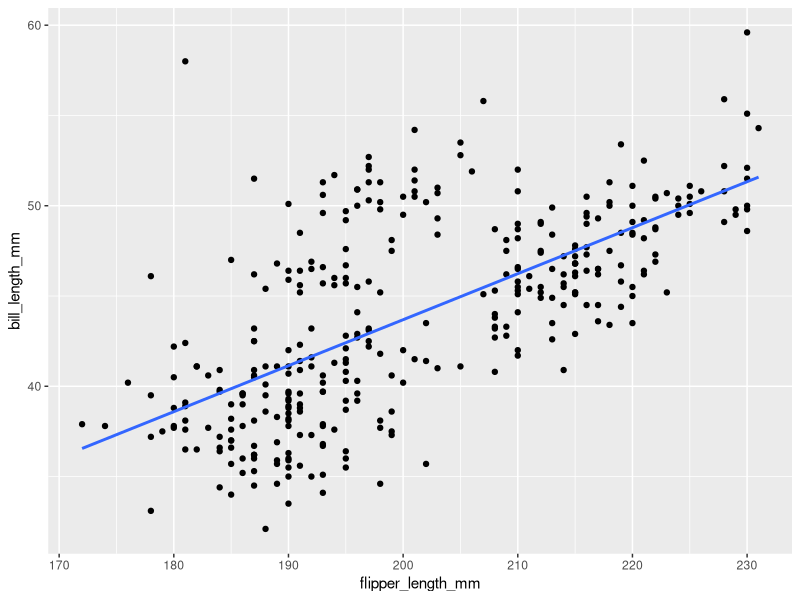
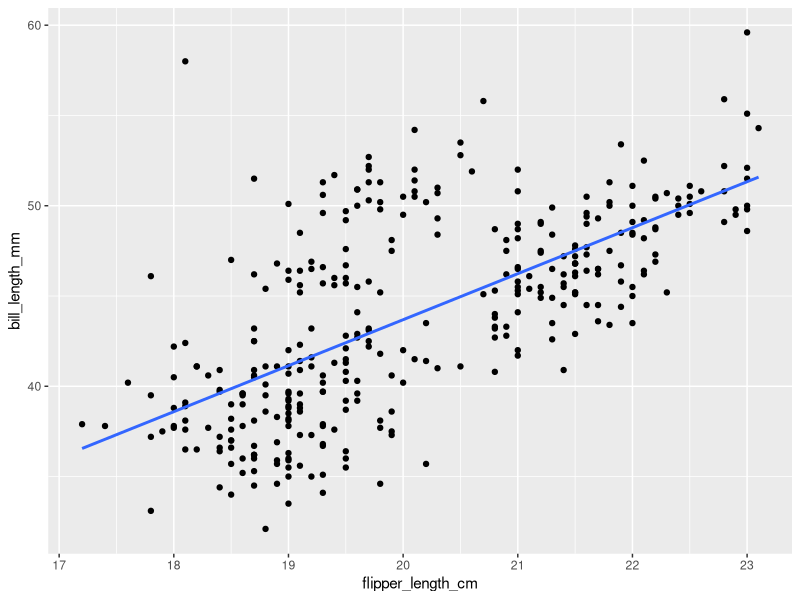
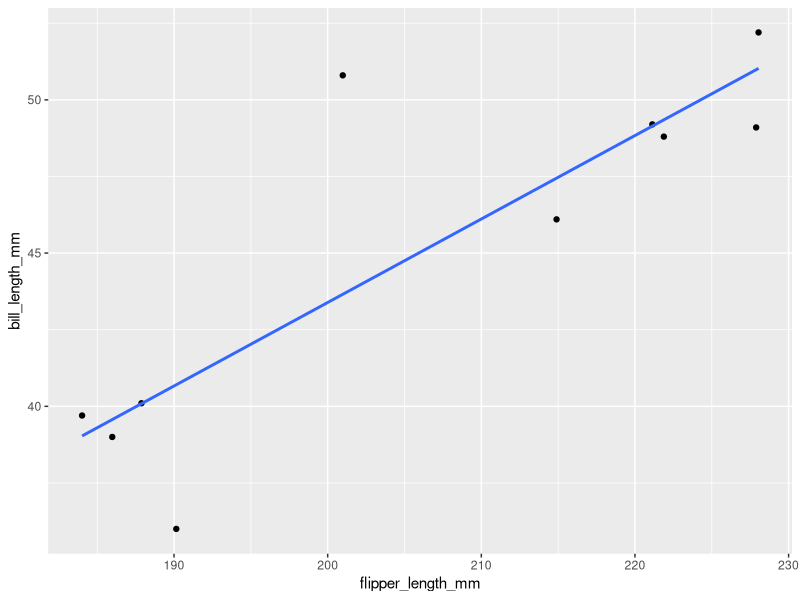
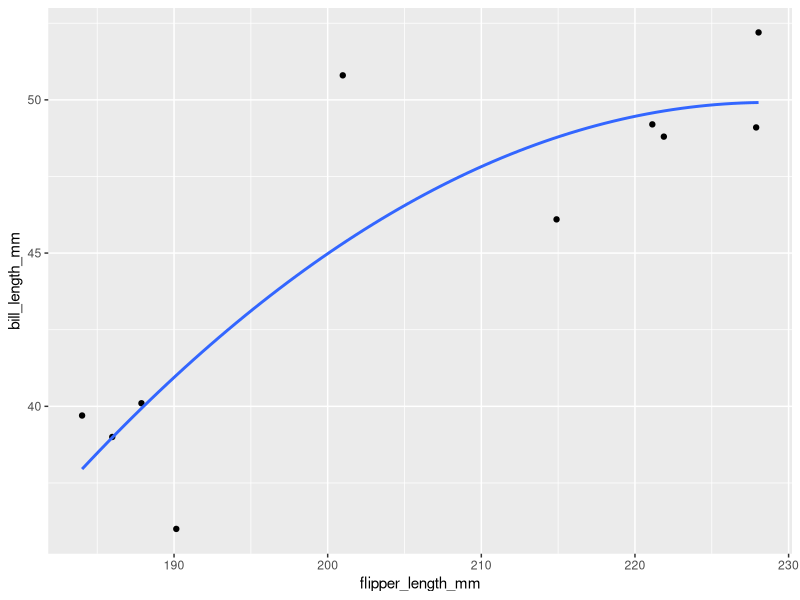
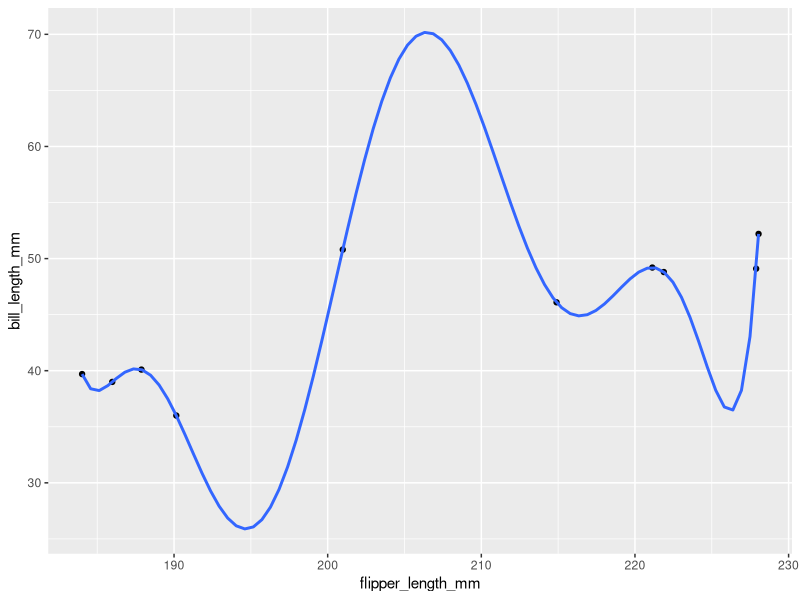

The R source for these figures, in order:
## ---- chunk 1
#| include: false
knitr::opts_chunk$set(
  collapse = TRUE, 
  warning = FALSE,
  message = FALSE,
  error = TRUE,
  fig.height = 2.75, 
  fig.width = 4.25,
  fig.env = 'figure',
  fig.pos = 'h',
  fig.align = 'center')
## ---- chunk 2
# Load packages
library(ggplot2)
library(dplyr)

# Load data
library(palmerpenguins)
data(penguins)
## ---- chunk 3
penguins <- penguins %>% 
    mutate(flipper_length_cm = flipper_length_mm / 10)
## ---- chunk 4
penguin_model_1 <- lm(bill_length_mm ~ flipper_length_mm, penguins)
penguin_model_2 <- lm(bill_length_mm ~ flipper_length_cm, penguins)
penguin_model_3 <- lm(bill_length_mm ~ flipper_length_mm + flipper_length_cm, penguins)
penguin_model_4 <- lm(bill_length_mm ~ body_mass_g, penguins)
penguin_model_5 <- lm(bill_length_mm ~ flipper_length_mm + body_mass_g, penguins)
## ---- chunk 5
ggplot(penguins, aes(y = bill_length_mm, x = flipper_length_mm)) + 
    geom_point() +
    geom_smooth(method = "lm", se = FALSE)

ggplot(penguins, aes(y = bill_length_mm, x = flipper_length_cm)) + 
    geom_point() +
    geom_smooth(method = "lm", se = FALSE)
## ---- chunk 6
summary(penguin_model_1)$r.squared
summary(penguin_model_2)$r.squared
summary(penguin_model_3)$r.squared
## ---- chunk 7

## ---- chunk 8

## ---- chunk 9
# For illustration purposes only, take a sample of 10 penguins.
# We'll discuss this code later in the course!
set.seed(155)
penguins_small <- sample_n(penguins, size = 10) %>%
  mutate(flipper_length_mm = jitter(flipper_length_mm))
## ---- chunk 10
# A model with one predictor (flipper_length_mm)
poly_mod_1 <- lm(bill_length_mm ~ flipper_length_mm, penguins_small)

# A model with two predictors (flipper_length_mm and flipper_length_mm^2)
poly_mod_2 <- lm(bill_length_mm ~ poly(flipper_length_mm, 2), penguins_small)

# A model with nine predictors (flipper_length_mm, flipper_length_mm^2, ... on up to flipper_length_mm^9)
poly_mod_9 <- lm(bill_length_mm ~ poly(flipper_length_mm, 9), penguins_small)
## ---- chunk 11
summary(poly_mod_1)$r.squared
summary(poly_mod_2)$r.squared
summary(poly_mod_9)$r.squared
## ---- chunk 12
# A plot of model 1
ggplot(penguins_small, aes(y = bill_length_mm, x = flipper_length_mm)) + 
    geom_point() + 
    geom_smooth(method = "lm", se = FALSE)
## ---- chunk 13
# A plot of model 2
ggplot(penguins_small, aes(y = bill_length_mm, x = flipper_length_mm)) + 
    geom_point() + 
    geom_smooth(method = "lm", formula = y ~ poly(x, 2), se = FALSE)
## ---- chunk 14
# A plot of model 9
ggplot(penguins_small, aes(y = bill_length_mm, x = flipper_length_mm)) + 
    geom_point() + 
    geom_smooth(method = "lm", formula = y ~ poly(x, 9), se = FALSE)
## ---- chunk 15
example_1 <- lm(bill_length_mm ~ species, penguins)
example_2 <- lm(bill_length_mm ~ species + island, penguins)
